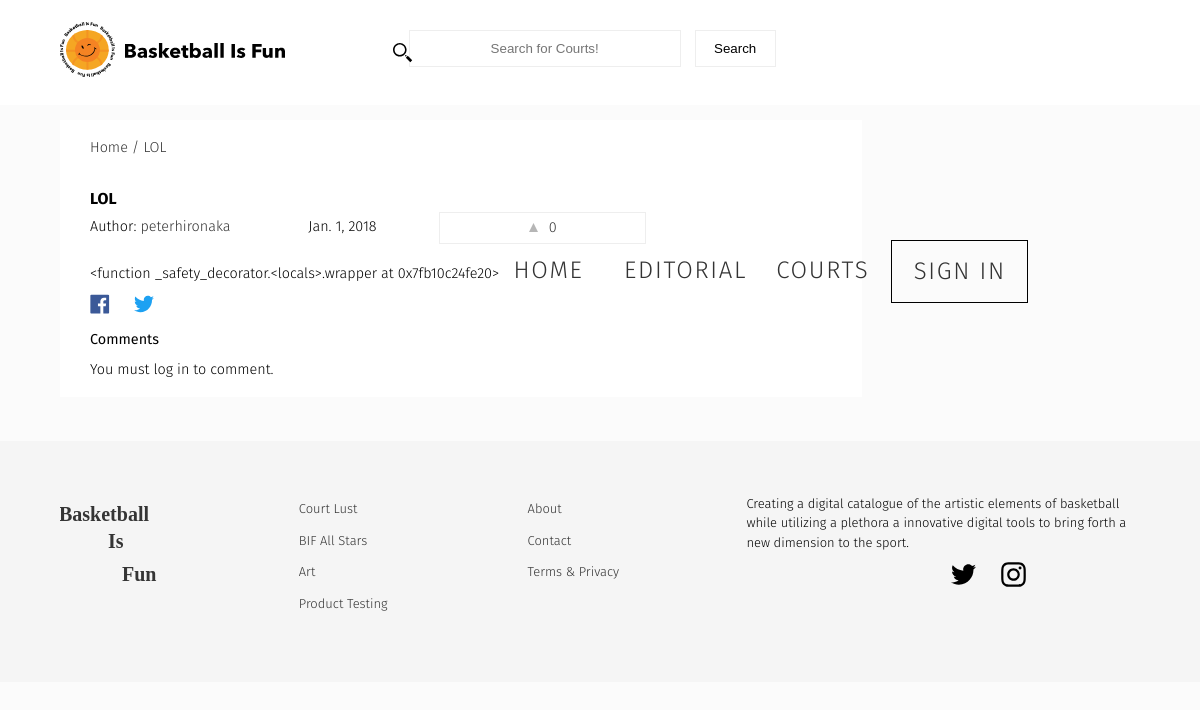
Before: /forum/lol/ with the older database file.
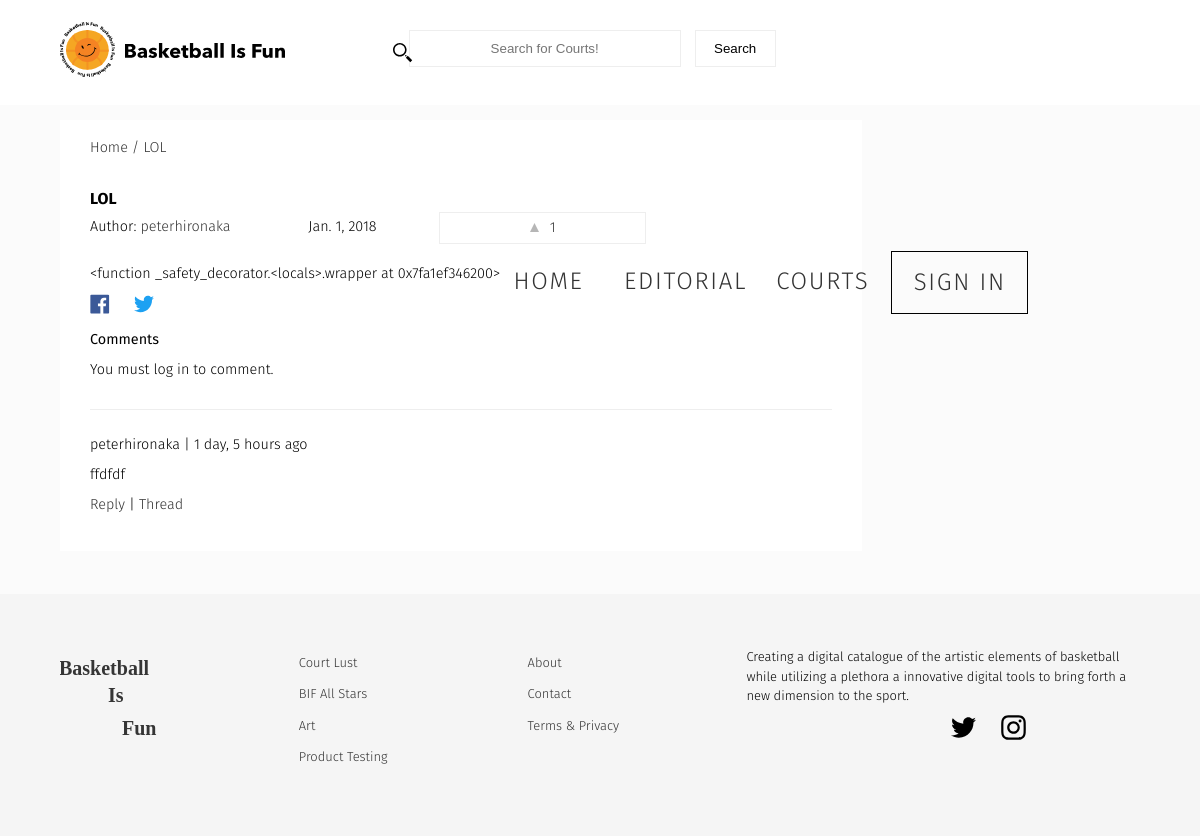
After: the same page with the newer database file.
### forum/models.py (models this page shows, shortened)
class Forum(models.Model):
    user = models.ForeignKey(settings.AUTH_USER_MODEL, default=1)
    title = models.CharField(max_length=120)
    slug = models.SlugField(unique=True)
    height_field = models.IntegerField(default=0)
    width_field = models.IntegerField(default=0)
    content = models.TextField()
    likes = models.ManyToManyField(settings.AUTH_USER_MODEL, blank=True, related_name='forum_likes')
    draft = models.BooleanField(default=False)
    publish = models.DateField(auto_now=False, auto_now_add=False)
    updated = models.DateTimeField(auto_now=True, auto_now_add=False)
    timestamp = models.DateTimeField(auto_now=False, auto_now_add=True)
    objects = ForumManager()
    def get_absolute_url(self):
        return reverse("forum:detail", kwargs={"slug": self.slug})
    def get_like_url(self):
        return reverse("forum:like-toggle", kwargs={"slug": self.slug})
    def get_api_like_url(self):
        return reverse("forum:like-api-toggle", kwargs={"slug": self.slug})
    class Meta:
        ordering = ["-timestamp", "-updated"]
    def get_markdown(self):
        content = self.content
        markdown_text = markdown(content)
        return mark_safe(markdown_text)
    @property
    def comments(self):
        instance = self
        qs = Comment.objects.filter_by_instance(instance)
        return qs
    @property
    def get_content_type(self):
        instance = self
        content_type = ContentType.objects.get_for_model(instance.__class__)
        return content_type

### comments/models.py (models this page shows, shortened)
class Comment(models.Model):
    user        = models.ForeignKey(settings.AUTH_USER_MODEL, default=1)
    content_type = models.ForeignKey(ContentType, on_delete=models.CASCADE)
    object_id = models.PositiveIntegerField()
    content_object = GenericForeignKey('content_type', 'object_id')
    parent      = models.ForeignKey("self", null=True, blank=True)
    content     = models.TextField()
    timestamp   = models.DateTimeField(auto_now_add=True)
    objects = CommentManager()
    class Meta:
        ordering = ['-timestamp']
    def get_absolute_url(self):
        return reverse("comments:thread", kwargs={"id": self.id})
    def children(self): #replies
        return Comment.objects.filter(parent=self)

### forum/views.py (the view, shortened to what this page needs)
# urls.py: url(r'^forum/(?P<slug>[\w-]+)/$', forum_detail, name='detail'),
def forum_detail(request, slug=None):
	instance = get_object_or_404(Forum, slug=slug)
	if instance.publish > timezone.now().date() or instance.draft:
		if not request.user:
			raise Http404
	share_string = quote_plus(instance.content)
	initial_data = {
			"content_type": instance.get_content_type,
			"object_id": instance.id
	}
	form = CommentForm(request.POST or None, initial=initial_data)
	comments = instance.comments
	context = {
		"title": instance.title,
		"instance": instance,
		"share_string": share_string,
		"comments": comments,
		"comment_form":form,
	}
	return render(request, "forum_detail.html", context)

### comments/forms.py
class CommentForm(forms.Form):
	content_type = forms.CharField(widget=forms.HiddenInput)
	object_id = forms.IntegerField(widget=forms.HiddenInput)
	content = forms.CharField(label='',	widget=forms.Textarea)

### comments/models.py (called while the page is built)
    def filter_by_instance(self, instance):
        content_type = ContentType.objects.get_for_model(instance.__class__)
        obj_id = instance.id
        qs = super(CommentManager, self).filter(content_type=content_type, object_id= obj_id).filter(parent=None)
        return qs

### posts/templatetags/urlify.py (called while the page is built)
@register.filter
def urlify(value):
	return quote_plus(value)

### templates/forum_detail.html (shortened to what this page needs)
{% extends "base.html" %}
{% load urlify %}
{% load crispy_forms_tags %}
 {% block container-page %}forum-detail{% endblock container-page %}
{% block post_detail_link %}
<div class="forum-content--detail">
    <ol class="breadcrumb">
        <li ><a href='{% url "forum:list" %}'>Home /</a> </li>
        <li><a href='{{ instance.get_absolute_url }}'> {{instance.title}} </a></li>
    </ol>
{% endblock  %}
{% block content %}
<div class="forum-content--post">
<h3>{{ title }} <small>{% if instance.draft %}<span style='color:red;'>Draft</span> {% endif %}</small></h3>
<div class="caption">
<p>Author: <a href="/profiles/{{ instance.user }}">{{ instance.user }}</a></p>
<p>{{ instance.publish }}</p>
<a class='like-btn' data-href='{{ instance.get_api_like_url }}' data-likes='{{ instance.likes.count }}' href='{{ instance.get_like_url }}'>  {{ instance.likes.count }} </a>
    </div>
   <div class='post-detail-item'>{{ instance.get_markdown }}</div>
<a href="https://www.facebook.com/sharer/sharer.php?u={{ request.build_absolute_uri }}={{ share_string }}">
</a>
<a href="https://twitter.com/home?status={{ instance.content|truncatechars:80|urlify }}%20{{ request.build_absolute_uri }}={{ share_string }}">
</a>
    <div>
        <p class='lead'>Comments</p>
        {% if request.user.is_authenticated %}
        <form method="POST" action="."> {% csrf_token %}
            {{ comment_form|crispy }}
            <input type='submit' value='Post comment' class='search-button '>
        </form>
        {% else %}
        <p>You must log in to comment.</p>
        {% endif %}
        {% for comment in comments %}
        <div class="forum-content--comments">
          <p> {{ comment.user }} | {{ comment.timestamp|timesince }} ago  </p>
          <p>{{ comment.content }}</p>
          <div> <a class='comment-reply-btn' href='#'>Reply</a> | <a class='' href='{{ comment.get_absolute_url }}'>Thread</a></div>
        </div>
        {% endfor %}
    </div>
</div>
</div>
{% endblock content %}

### templates/base.html (shortened to what this page needs)
{% load staticfiles %}
<!DOCTYPE html>
<head>
<link rel='stylesheet' href='{% static "css/base.css" %}' />
</head>
<body lang="en" class="{% block body_class %}default{% endblock body_class %}">
<header>
<div class="container">
<div class="logo">
<a href="/">
</a>
</div>
<form class="search-court--form" method='GET' action='/courts' >
<input type='text' name='q' class="search-court" placeholder='Search for Courts!' value='{{ request.GET.q }}'/>
<input type='submit' class="search-btn"  value='Search' />
</form>
<nav class="navigation">
<ul class="nav-list">
	<li ><a href='{% url "forum:list" %}'>Home</a></li>
	<li ><a href='{% url "posts:list" %}'>Editorial</a></li>
	<li><a href='{% url "courts:list" %}'>Courts</a></li>
	{% if not request.user.is_authenticated %}
	<li class="signup"><a href='/login'>Sign in</a></li>
	{% endif %}
</ul>
</nav>
</header>
<div class="container {% block container-page %} {% endblock container-page %}">
{% block post_detail_link %}{% endblock  %}
{% block content %}{% endblock content %}
</div>
{% include "section/footer.html" %}
{% load static %}
</body>
</html>

### templates/section/footer.html
<footer>
	<div class="container">
		<div class="logo-footer">
			<svg width="99" height="77" xmlns="http://www.w3.org/2000/svg"><g fill="#353535" fill-rule="evenodd" font-family="AvenirNext-Bold, Avenir Next" font-size="20" font-weight="bold"><text transform="translate(-1 -4)"><tspan x="0" y="20">Basketball </tspan></text><text transform="translate(-1 -4)"><tspan x="49" y="47">Is </tspan></text><text transform="translate(-1 -4)"><tspan x="63" y="80">Fun </tspan></text></g></svg>
		</div>
		<ul>
			<li><a href="">Court Lust</a></li>
			<li><a href="">BIF All Stars</a></li>
			<li><a href="">Art</a></li>
			<li><a href="">Product Testing</a></li>
			</ul>
<ul>
			<li><a href="/pages/about/">About</a></li>
			<li><a href="">Contact</a></li>
			<li><a href="">Terms & Privacy</a></li>
		</ul>
		<div class="intro">
			<p> Creating a digital catalogue of the artistic elements of basketball while utilizing a plethora a innovative digital tools to bring forth a new dimension to the sport.</p>
			{% include "section/social.html" %}
		</div>
	</div>
</footer>

### templates/section/social.html (shortened to what this page needs)
<ul class="social-icon">
<li>
  <a href="https://twitter.com/bball_is__fun" target="_blank">
</a>
</li>
<li>
  <a href="https://instagram.com/bball_is__fun" target="_blank">
</a>
</li>
  </ul>

### static/css/base.css (style rules this page uses)
html, body { min-height: 100%; margin: 0; }
body { font-family: 'Fira Sans', sans-serif; margin: 0; border: 0; padding: 0; font-weight: 300; -webkit-text-size-adjust: 100%; -webkit-font-feature-settings: "kern" 1; -moz-font-feature-settings: "kern" 1; -o-font-feature-settings: "kern" 1; font-feature-settings: "kern" 1; font-kerning: normal; background-color: #fbfbfb; line-height: 1.4; font-size: .9em; overflow-x: hidden; }
.container { margin: 0 auto; width: 90%; display: grid; grid-column-gap: 2rem; margin: 0 auto; grid-column-gap: 2rem; grid-template-columns: repeat(auto-fit, minmax(400px, 2fr)); }
.container.forum-detail { grid-template-columns: 2fr 2fr 2fr 2fr; }
input { outline: none; border: 1px solid #eee; }
a { color: #333; text-decoration: none; }
p { margin: 10px 0; }
h1, h2, h3, h4 { margin: 0; }
li { list-style: none; }
form { margin: 30px 0; background: white; }
.search-court--form { position: relative; text-align: center; }
.search-court--form:before { content: ""; position: absolute; left: 20px; top: 0; bottom: 0; width: 20px; }
.search-court { padding: 10px; min-width: 250px; max-width: 300px; text-align: center; }
.search-btn { padding: 10px; min-width: 81px; background: white; margin-left: 10px; cursor: pointer; -webkit-transition: all .2s; transition: all .2s; }
.breadcrumb { background: white; padding: 15px 0px; margin: 3px 0; }
.breadcrumb li { display: inline; }
nav ul { display: grid; grid-area: nav; grid-template-columns: 1fr 1fr 1fr 1fr; padding: 0; }
nav ul li a { margin: 0; padding: 4px 7px; text-align: center; }
.signup { border: 1px solid; color: black; }
nav ul li a, nav ul li a:visited { display: block; cursor: pointer; text-decoration: none; }
h3 { font-size: 1.1em; line-height: 1; margin: 0; padding: 8px 0 0; }
.lead { font-weight: 400; }
.post-detail-item { max-width: 80%; padding: 10px 0; }
.forum-content--detail { grid-column: 1 / 4; margin:1em 0 0; background: white; max-width: 100%; }
.forum-content--detail .breadcrumb, .court-listing.breadcrumb { padding-left: 30px; }
header .container { grid-template-columns:1.8fr 2.8fr 1.9fr; min-height: auto; }
.like-btn, .forum-content--icon { padding: 5px; margin: 5px 11px 10px 0px; text-align: center; border: 1px solid #eee; -webkit-transition: all 0.1s ease 0s; -moz-transition: all 0.1s ease 0s; -o-transition: all 0.1s ease 0s; transition: all 0.1s ease 0s; }
.forum-content--post , .page-content--full { background: white; padding: 7px 30px; margin: 0; }
.forum-content--comments { margin: 2em 0; padding: 1em 0 0 0; border-top: 1px solid #eee; }
.caption { display: grid; grid-template-columns: 1fr .6fr 1fr .4fr .4fr ; padding: 0; }
.caption p { height: auto; }
.caption a svg { margin-right: 7px; }
.social { max-width: 20px; margin-left: 20px; }
header { background: #fff; min-height: 90px; }
.logo { margin:22px 0; }
footer { background: #f5f5f5; position: relative; clear: both; width: 100%; min-height: 131px; padding: 3em 0; bottom:0; line-height: 1.5; margin-top: 3em; }
.logo-footer { margin-top: 1.5em; }
footer .container { grid-template-columns: 1fr 1fr 1fr 2fr ; }
footer ul { padding: 0 10px; }
footer li { margin: 0 0 10px; }
footer li a, footer p { font-size: .9em; }
footer .intro svg { margin-bottom: 16px; margin-left: 15em; }
.social-icon { display: grid; grid-template-columns: 50px 50px; margin: 0; }

Changed rows visible on the page:
computed for Forum "LOL": likes.count "0" → "1"; get_markdown "<function _safety_decorator.<locals>.wrapper at 0x7fb10c24fe20>" → "<function _safety_decorator.<locals>.wrapper at 0x7fa1ef346200>"
added Comment: user "peterhironaka", timestamp "1 day, 5 hours", content "ffdfdf"
